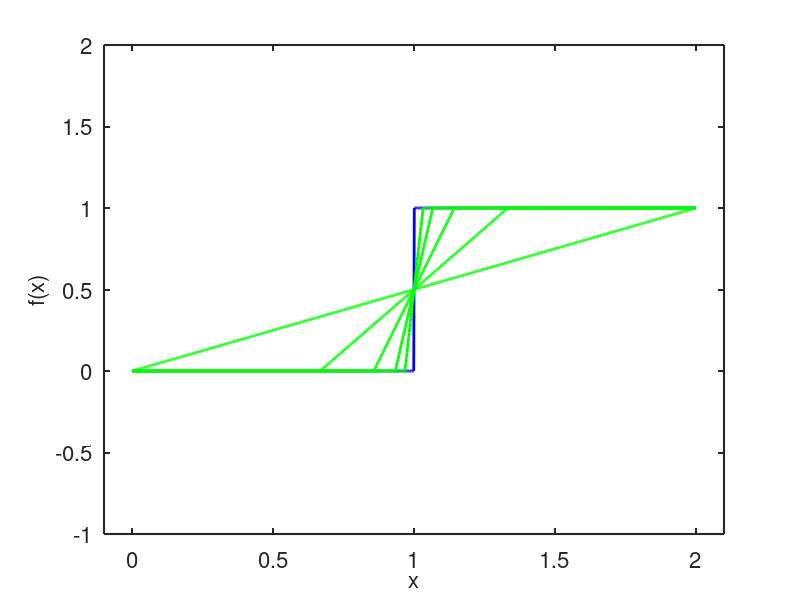

Recreate this plot in MATLAB.
clc
clear all
close all

x_plot = linspace(0, 2, 1000);
f = @(x) 1*(x >= 1);

% Piecewise linear polynomials

figure
plot(x_plot, f(x_plot), 'b-', 'LineWidth', 2)
hold on, box on
axis([-0.1 2.1 -1 2])
set(gca, 'FontSize', 16)
set(gca, 'LineWidth', 1.5)
xlabel('x','FontSize',16)
ylabel('f(x)','FontSize',16)

for n = [2, 4, 8, 16, 32]
  x = linspace(0, 2, n);

  s_plot = interp1(x,f(x),x_plot);
  plot(x_plot, s_plot, 'g-','LineWidth', 2)

  pause
end

